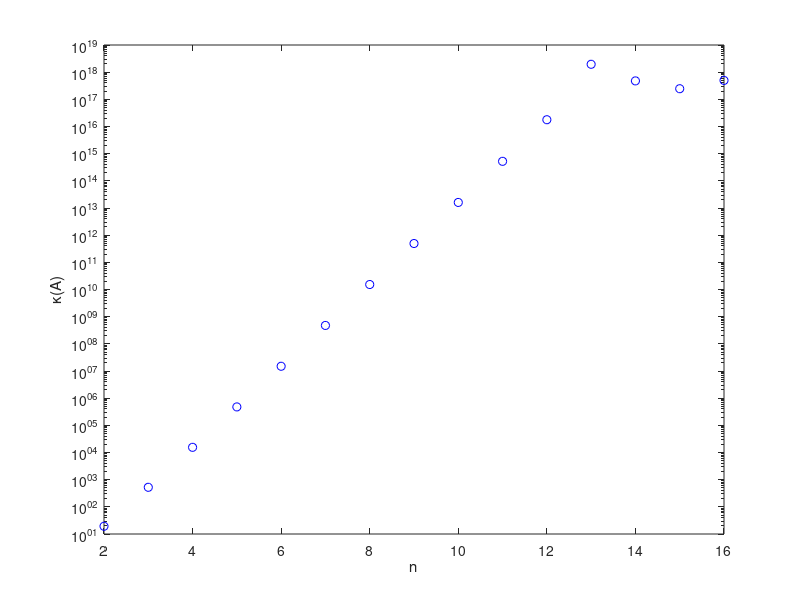

The MATLAB source for this figure:
% HILBTABLE  Produce a table, and a figure, of *computed* condition
% numbers for some Hilbert matrices.  The computed condition numbers
% are inaccurate garbage once they reach 10^16 or so.

for n = 2:16
    A = hilb(n);
    kap = cond(A);
    fprintf('n = %2d:  A = hilb(%2d)  ==>  cond(A) = %.4e\n',...
            n, n, kap)
    semilogy(n, kap, 'bo'),  hold on
end
xlabel n,  ylabel('\kappa(A)')
